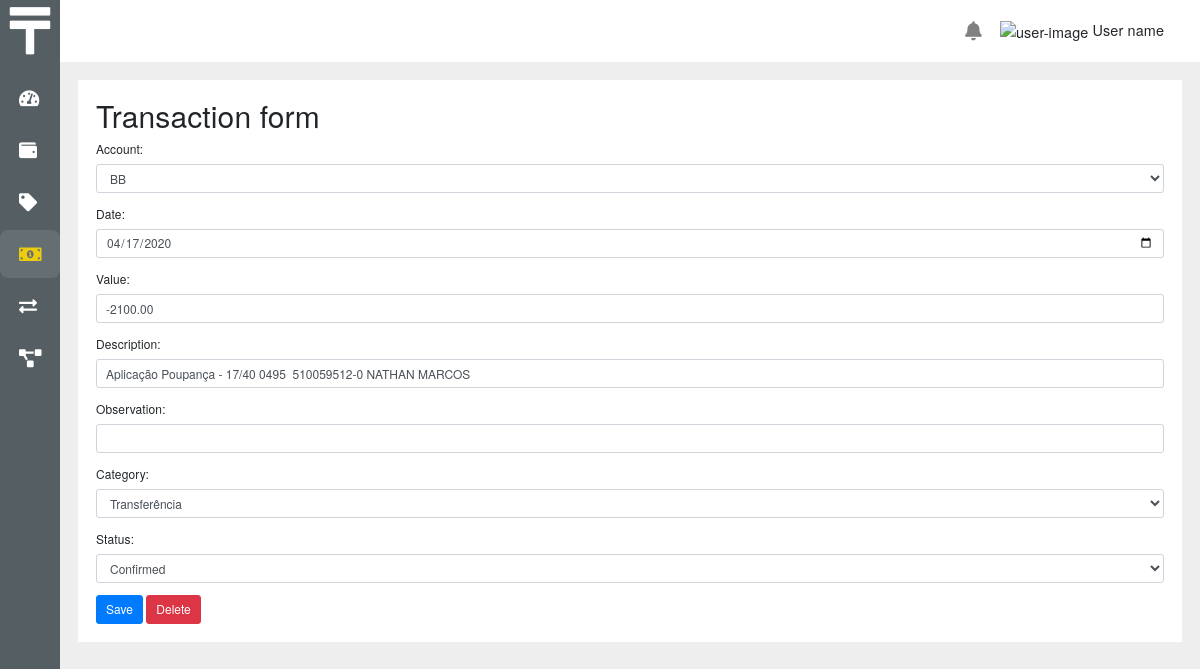
Page /transactions/2592 on the earlier database version.
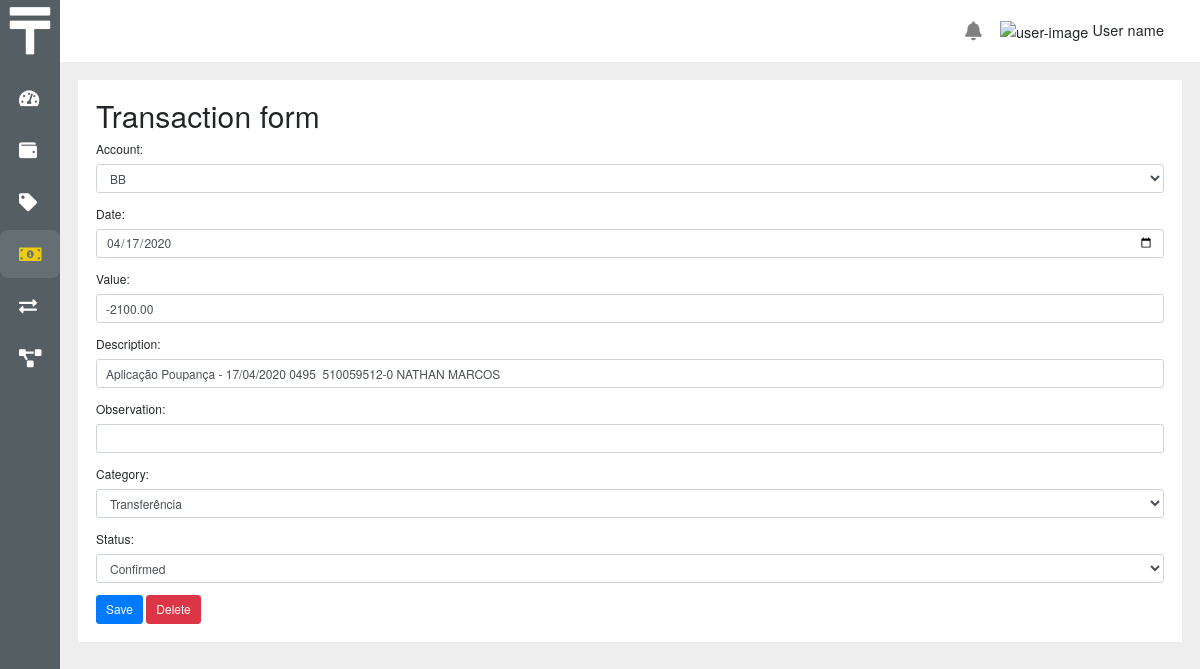
Same page on the later database version.
### core/models.py (models this page shows, shortened)
class Transaction(BaseModel):
    value = models.DecimalField(max_digits=15, decimal_places=2, default=0.0)
    date = models.DateField()
    description = models.CharField(max_length=100, null=True, blank=True)
    account = models.ForeignKey(
        Account, on_delete=models.PROTECT, related_name='transactions')
    category = models.ForeignKey(Category, on_delete=models.PROTECT)
    observation = models.CharField(max_length=200, null=True, blank=True)
    status = models.IntegerField(
        choices=StatusTransactionChoices.choices, default=StatusTransactionChoices.CONFIRMED)
    programed_transaction = models.ForeignKey(
        "ProgramedTransaction", on_delete=models.CASCADE, related_name='transactions', null=True, blank=True)

### core/views.py (the view, shortened to what this page needs)
# urls.py: path('transactions/<int:pk>', views.transaction_form, name='transaction_form'),
def transaction_form(request, pk):
    transaction = get_object_or_404(Transaction, pk=pk)
    form = TransactionForm(instance=transaction)
    param_ajax = request.GET.get('ajax')
    param_next = request.GET.get('next', 'transaction_list')
    url_post = reverse('transaction_form', args=[pk]) + f'?next={param_next}'
    url_delete = reverse('transaction_delete', args=[
                         pk]) + f'?next={param_next}'
    return render(request, 'transaction/transaction_form.html', {'form': form, 'url_post': url_post, 'url_delete': url_delete, 'ajax': param_ajax})

### core/forms.py
class TransactionForm(ModelForm):
    date = DateField(value=date.today())
    class Meta:
        model = Transaction
        fields = ['account', 'date', 'value', 'description',
                  'observation', 'category', 'status']

### core/models.py (called while the page is built)
    def __str__(self):
        return self.description

    def __str__(self):
        return self.description

### core/templatetags/tags.py (called while the page is built)
@register.filter('startswith')
def startswith(text, starts):
    if isinstance(text, str):
        return text.startswith(starts)
    return False

### core/templates/transaction/transaction_form.html (shortened to what this page needs)
{% extends ajax|yesno:'base_ajax.html,base.html' %}
{% load static %}
{% block main %}
<div {% if not ajax %}class="container-fluid bg-white p-4" {% endif %}>
  <h1>Transaction form</h1>
  <form method="post" action="{{ url_post }}">
    {% include 'includes/bootstrap_form.html' with form=form %}
    <button type="submit" class="btn btn-primary">Save</button>
    <button type="button" class="btn btn-danger" data-toggle="modal" data-target="#modalDelete">Delete</button>
  </form>
</div>
{% endblock main %}

### core/templates/includes/bootstrap_form.html (shortened to what this page needs)
{% load widget_tweaks %}
{% for field in form.visible_fields %}
  <div class="form-group">
    {{ field.label_tag }}
    {% if form.is_bound %}
      {% if field.errors %}
        {% render_field field class="form-control is-invalid" %}
        {% for error in field.errors %}
          <div class="invalid-feedback">
            {{ error }}
          </div>
        {% endfor %}
      {% else %}
        {% render_field field class="form-control is-valid" %}
      {% endif %}
    {% else %}
      {% render_field field class="form-control" %}
    {% endif %}
  </div>
{% endfor %}

Differences in the rows shown:
changed Transaction "BB": description "Aplicação Poupança - 17/40 0495 510059512-0 NATHAN MARCOS" → "Aplicação Poupança - 17/04/2020 0495 510059512-0 NATHAN MARCOS"
